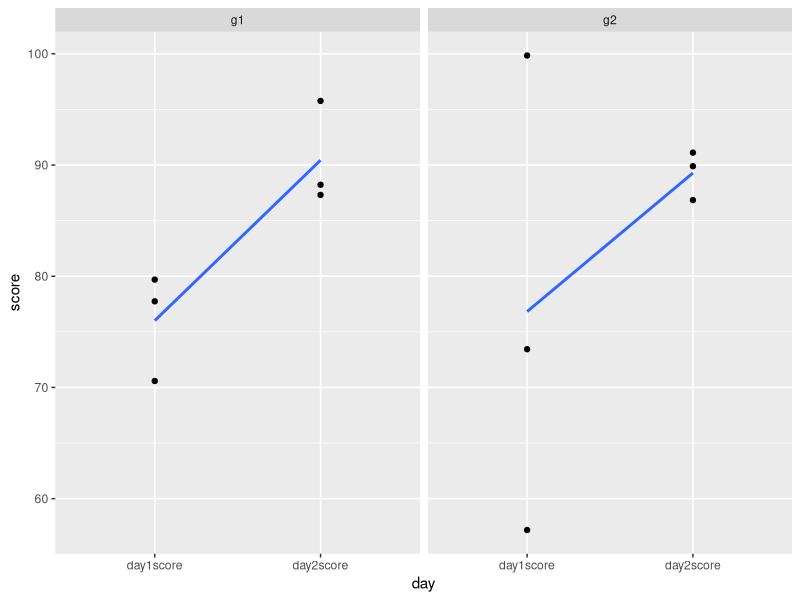

The R script that drew this image:
# tidyr
# Remodelagem dos dados como tabela dinâmica

install.packages("tidyr")
library(tidyr)
library(ggplot2)

# Criando base de dados para análise

df <- data.frame (
    nome = c("Game of Thrones", "Mr. Robot","Silicon Valley"),
    regiaoA = c(97,80,84),
    regiaoB = c(86,90,91)
)
df

df %>% 
gather(Regiao, NotaFinal, regiaoA:regiaoB)
?gather


# Criando base de dados

set.seed(20)
df2 <- data.frame (
    id = 1:4,
    acao = sample(rep(c('controle', 'tratamento'), each = 2)),
    work.t1 = runif(4),
    home.t1 = runif(4),
    work.t2 = runif(4),
    home.t2 = runif(4)
)

df2

# Reshape 1 - Transformando colunas em linhas com gather()

    df2_org1 <- df2 %>% 
        gather(key,time,-id,-acao)

    df2_org1 %>% head(8)

# Reshape 2 - Divindo uma coluna em duas através de separate()

df_org2 <- df2_org1 %>% 
    separate(key, into = c("localidade", "tempo"), sep="\\.")
df_org2 %>% head(8)

# Mais um exemplo: criando outra base de dados

df3 <- data.frame (
    participante = c("p1", "p2", "p3", "p4", "p5", "p6"),
    info = c("g1m", "g1m", "g1f", "g2m", "g2m", "g2m"),
    day1score = rnorm (n=6, mean=80, sd=15),
    day2score = rnorm (n=6, mean=88, sd=8)
)

print(df3)

# Reshape de Dados

# Colocando as notas numa mesma coluna usando gather()
df3 %>% 
    gather(day,score, c(day1score,day2score))



# Transformando colunas em linhas com spread() - processo inverso de gather. 
df3 %>% gather(day,score, c(day1score,day2score)) %>%
spread(day,score)

# Separando a coluna info em duas colunas a partir do segundo elemento usando a função separate()

df3 %>%
    gather(day,score, c(day1score,day2score)) %>% 
    separate(col=info, into=c("group","gender"), sep=2)


# Reverter a acão acima usando unite()

df3 %>%
    gather(day,score, c(day1score,day2score)) %>% 
    separate(col=info, into=c("group","gender"), sep=2) %>% 
    unite(infoAgain, group, gender)

# Usando gráficos no ggplot2

df3 %>%
  gather(day, score, c(day1score, day2score)) %>%
  separate(col = info, into = c("group", "gender"), sep = 2) %>%
  ggplot(aes(x = day, y = score)) + 
  geom_point() + 
  facet_wrap(~ group) +
  geom_smooth(method = "lm", aes(group = 1), se = F)
